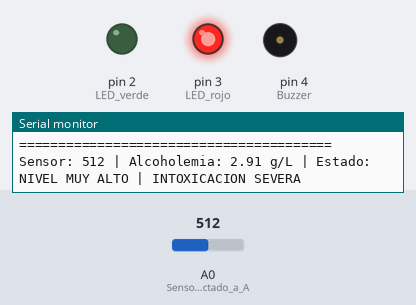
Bench run of a sketch on a simulated Arduino Uno, built with avr-gcc and run on an emulated ATmega328P. Shown: output pins drawn as LEDs (lit = HIGH), buzzer (waves = sounding, pin HIGH), the last lines printed to the serial monitor. The inputs (shaded band) are chosen by the test bench; at power-on: A0 (Sensor_MQ-3_conectado_a_A) = 512.

Above: at 3.2 s.
3.3 s: A0 (Sensor_MQ-3_conectado_a_A) set to 136
At 4.9 s:
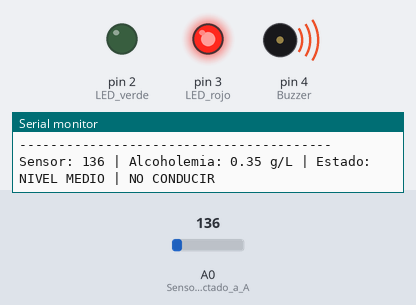
6.8 s: A0 (Sensor_MQ-3_conectado_a_A) set to 117
At 8.9 s:
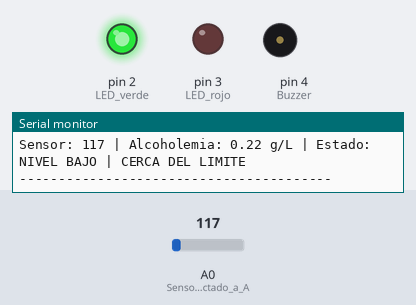
Timing chart, 0 to 10.4 s (numbered marks = the images above; inputs shaded):
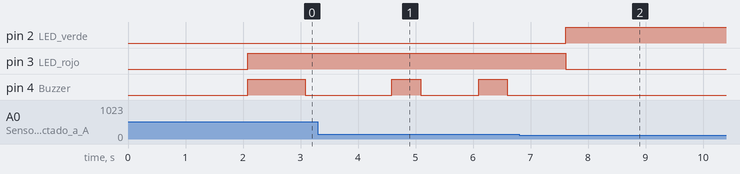

Measured:
- the behaviour switches between 123 and 122 on A0 (Sensor_MQ-3_conectado_a_A) (found by bisection; images 1 and 2)
- after the input at 6.8 s, pin 2 (LED_verde): LOW → HIGH after 0.81 s; pin 3 (LED_rojo): HIGH → LOW after 0.81 s; pin 4 (Buzzer): stops changing and stays LOW
- by itself, pin 4 (Buzzer): alternates HIGH for 0.50 s and LOW for 1.0 s

The sketch:

Alcoholimetro.ino
```cpp
// Alcoholímetro Digital con Arduino - Equipo 7
// Controladores y Microcontroladores Programables

int alcohol = 0;

// Umbrales basados en alcoholemia real (g/L)
const int SOBRIO = 95;        // 0.00-0.07 g/L
const int LIMITE_LEGAL = 122; // 0.25 g/L (límite legal México)
const int MEDIO = 158;        // 0.50 g/L
const int ALTO = 195;         // 0.75 g/L

void setup() {
  Serial.begin(9600);
  pinMode(A0, INPUT);    // Sensor MQ-3 conectado a A0
  pinMode(3, OUTPUT);    // LED rojo
  pinMode(2, OUTPUT);    // LED verde
  pinMode(4, OUTPUT);    // Buzzer

  Serial.println("========================================");
  Serial.println("  ALCOHOLIMETRO DIGITAL - INICIANDO");
  Serial.println("========================================");
  Serial.println();
  delay(2000);
}

void loop() {
  alcohol = analogRead(A0);

  // Calcular alcoholemia aproximada en g/L
  float alcoholemia = (alcohol - 85) / 293.0 * 2.0;
  if (alcoholemia < 0) alcoholemia = 0;

  // Mostrar valores
  Serial.print("Sensor: ");
  Serial.print(alcohol);
  Serial.print(" | Alcoholemia: ");
  Serial.print(alcoholemia, 2);
  Serial.print(" g/L | ");

  // Determinar estado y acción según rango
  if (alcohol < SOBRIO) {
    // RANGO 1: SOBRIO (85-94)
    Serial.print("Estado: SOBRIO ");
    Serial.println("| SEGURO CONDUCIR");

    digitalWrite(3, LOW);   // LED rojo apagado
    digitalWrite(2, HIGH);  // LED verde encendido
    digitalWrite(4, LOW);   // Buzzer apagado
  }
  else if (alcohol >= SOBRIO && alcohol <= LIMITE_LEGAL) {
    // RANGO 2: BAJO (95-122)
    Serial.print("Estado: NIVEL BAJO ");
    Serial.println("| CERCA DEL LIMITE");

    digitalWrite(3, LOW);   // LED rojo apagado
    digitalWrite(2, HIGH);  // LED verde encendido
    digitalWrite(4, LOW);   // Buzzer apagado
  }
  else if (alcohol > LIMITE_LEGAL && alcohol <= MEDIO) {
    // RANGO 3: MEDIO (123-158)
    Serial.print("Estado: NIVEL MEDIO ");
    Serial.println("| NO CONDUCIR");

    digitalWrite(3, HIGH);  // LED rojo encendido
    digitalWrite(2, LOW);   // LED verde apagado
    digitalWrite(4, HIGH);  // Buzzer encendido
    delay(500);
    digitalWrite(4, LOW);   // Buzzer apagado
    delay(500);
  }
  else if (alcohol > MEDIO && alcohol <= ALTO) {
    // RANGO 4: ALTO (159-195)
    Serial.print("Estado: NIVEL ALTO ");
    Serial.println("| PELIGROSO");

    digitalWrite(3, HIGH);  // LED rojo encendido
    digitalWrite(2, LOW);   // LED verde apagado
    digitalWrite(4, HIGH);  // Buzzer encendido
    delay(800);
    digitalWrite(4, LOW);   // Buzzer apagado
    delay(800);
  }
  else {
    // RANGO 5: MUY ALTO (>195)
    Serial.print("Estado: NIVEL MUY ALTO ");
    Serial.println("| INTOXICACION SEVERA ");

    digitalWrite(3, HIGH);  // LED rojo encendido
    digitalWrite(2, LOW);   // LED verde apagado
    digitalWrite(4, HIGH);  // Buzzer encendido
    delay(1000);
    digitalWrite(4, LOW);   // Buzzer apagado
    delay(1000);
  }

  Serial.println("----------------------------------------");
  delay(500);
}
```
